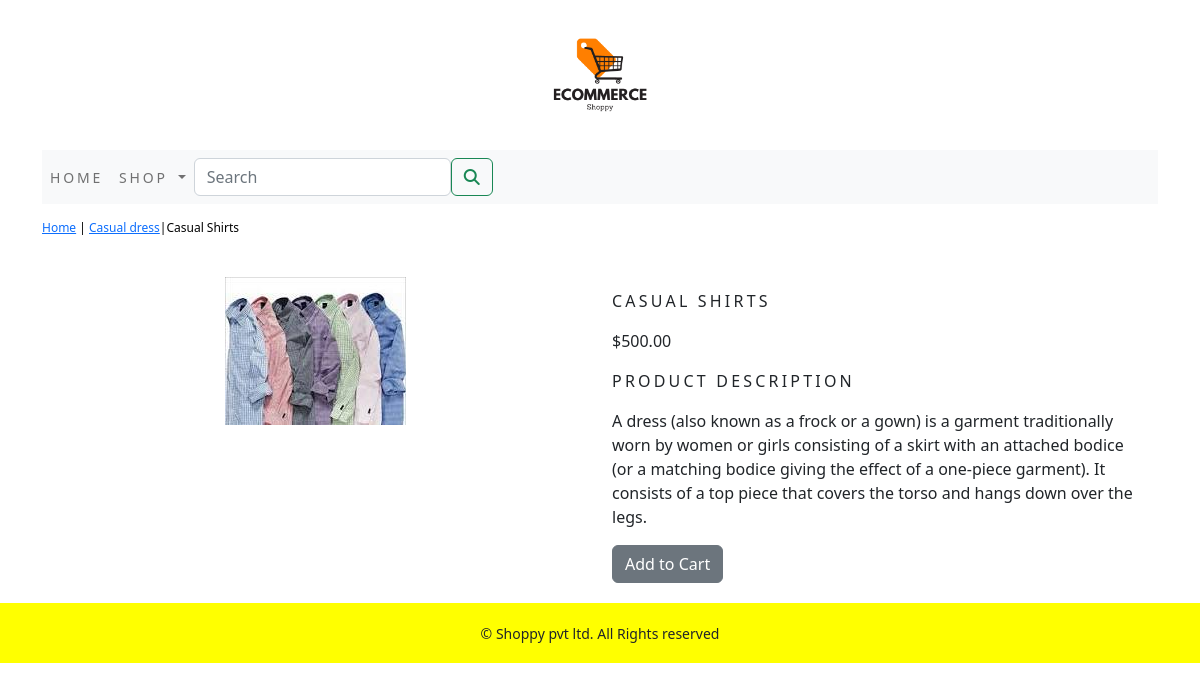
The page /shop/casual-dress/casual-shirts/ on the database its author committed.
### shop/models.py (models this page shows, shortened)
class Product(models.Model):
    name = models.CharField(max_length=250, unique=True)
    slug = models.SlugField(max_length=250, unique=True)
    description = models.TextField(blank=True)
    price=models.DecimalField(max_digits=10,decimal_places=2)
    category=models.ForeignKey(Category,on_delete=models.CASCADE)
    image = models.ImageField(upload_to='product', blank=True)
    stock=models.IntegerField()
    available=models.BooleanField(default=True)
    created=models.DateTimeField(auto_now_add=True)
    updated=models.DateTimeField(auto_now=True)
    class Meta:
        ordering=('name',)
        verbose_name='product'
        verbose_name_plural='products'

class Category(models.Model):
    name=models.CharField(max_length=250,unique=True)
    slug=models.SlugField(max_length=250,unique=True)
    description=models.TextField(blank=True)
    image=models.ImageField(upload_to='category',blank=True)
    class Meta:
        ordering=('name',)
        verbose_name='category'
        verbose_name_plural='categories'
    def get_urls(self):
        return reverse('shop:product_by_category',args=[self.slug])
    def __str__(self):
        return '{}'.format(self.name)

### shop/views.py (the view)
# urls.py: path('<slug:c_slug>/<slug:product_slug>/', views.proDetail, name='prodCatdetail'),
def proDetail(request,c_slug,product_slug):
    try:
        product=Product.objects.get(category__slug=c_slug,slug=product_slug)
    except Exception as e:
        raise e
    return render(request,'product.html',{'product':product})

### cart/context_processors.py (called while the page is built)
def counter(request):
    item_count=0
    if 'admin' in request.path:
        return {}
    else:
        try:
            cart=Cart.objects.filter(cart_id=_cart_id(request))
            car_items=CartItem.objects.all().filter(cart=cart[:1])
            for cart_item in car_items:
                item_count += cart_item.quantity
        except Cart.DoesNotExist:
            item_count=0
    return dict(item_count=item_count)

### cart/views.py (called while the page is built)
def _cart_id(request):
    cart=request.session.session_key
    if not cart:
        cart=request.session.create()
    return cart

### shop/context_processors.py (called while the page is built)
def menu_links(request):
    links=Category.objects.all()
    return dict(links=links)

### template/product.html (shortened to what this page needs)
{% extends 'base.html' %}
{% load static %}
{% block content %}
<div class="row my_prod_row_class">
    <div class="mx_auto">
        <p><a href="{% url 'shop:allProdCat' %}">Home</a> | <a href="{{product.category.get_url}}">{{product.category}}</a>|{{product.name}}</p>
    </div>
<div class="container">
<br>
<div class="row">
    <div class="col-12 col-sm-12 col-md-12 col-lg-6 text-center">
        <div style="min-width:18rem;">
            <img src="{{product.image.url}}" alt="{{product.name}}">
        </div>
    </div>
        <div class="col-12 col-sm-12 col-md-12 col-lg-6">
            <div>
            <h1 class="my_prod_title">{{product.name}}</h1>
            <p>${{product.price}}</p>
            <p class="my_title">Product Description</p>
            <p class="text-justify my_prod_text">{{product.description}}</p>
            {% if product.stock <= 0 %}
                <p class="text-justify my_prod_text"><b>Out of stock</b></p>
            {% else %}
                <a class="btn btn-secondary" href="{% url 'cart:add_cart' product.id %}">Add to Cart</a>
            {% endif %}
        </div>
    </div>
</div>
    </div>
    </div>
{% endblock %}

### static/css/custom.css (style rules this page uses)
.my_title { font-size : 16px; text-transform : uppercase; letter-spacing : .2em; }
.my_prod_row_class { padding-top:15px; padding-bottom:20px; }
.my_prod_row_class .mx_auto { color:black; font-size:12px; text-decoration:none; }
.my_prod_title { font-size : 16px; text-transform : uppercase; letter-spacing : .2em; padding-top:15px; padding-bottom:10px; }
.my_prod_text { padding-right:20px; }

### rows shown on the page
Product: category "Casual dress", name "Casual Shirts", image (picture), name "CASUAL SHIRTS", price "500.00", description "A dress (also known as a frock or a gown) is a garment traditionally worn by women or girls consisting of a skirt with an attached bodice (or a matching bodice giving the effect of a one-piece garment). It consists of a top piece that covers the torso and hangs down over the legs."
